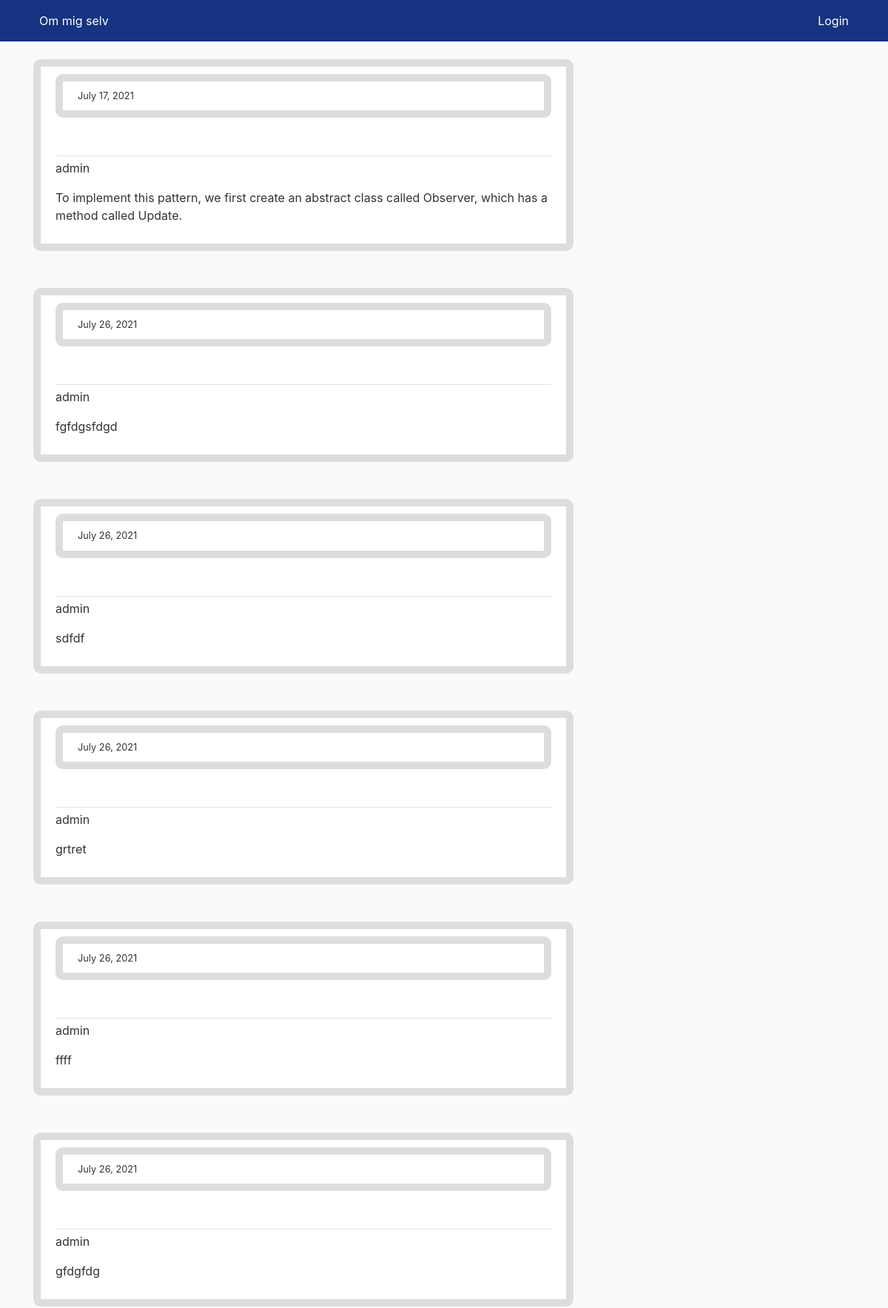
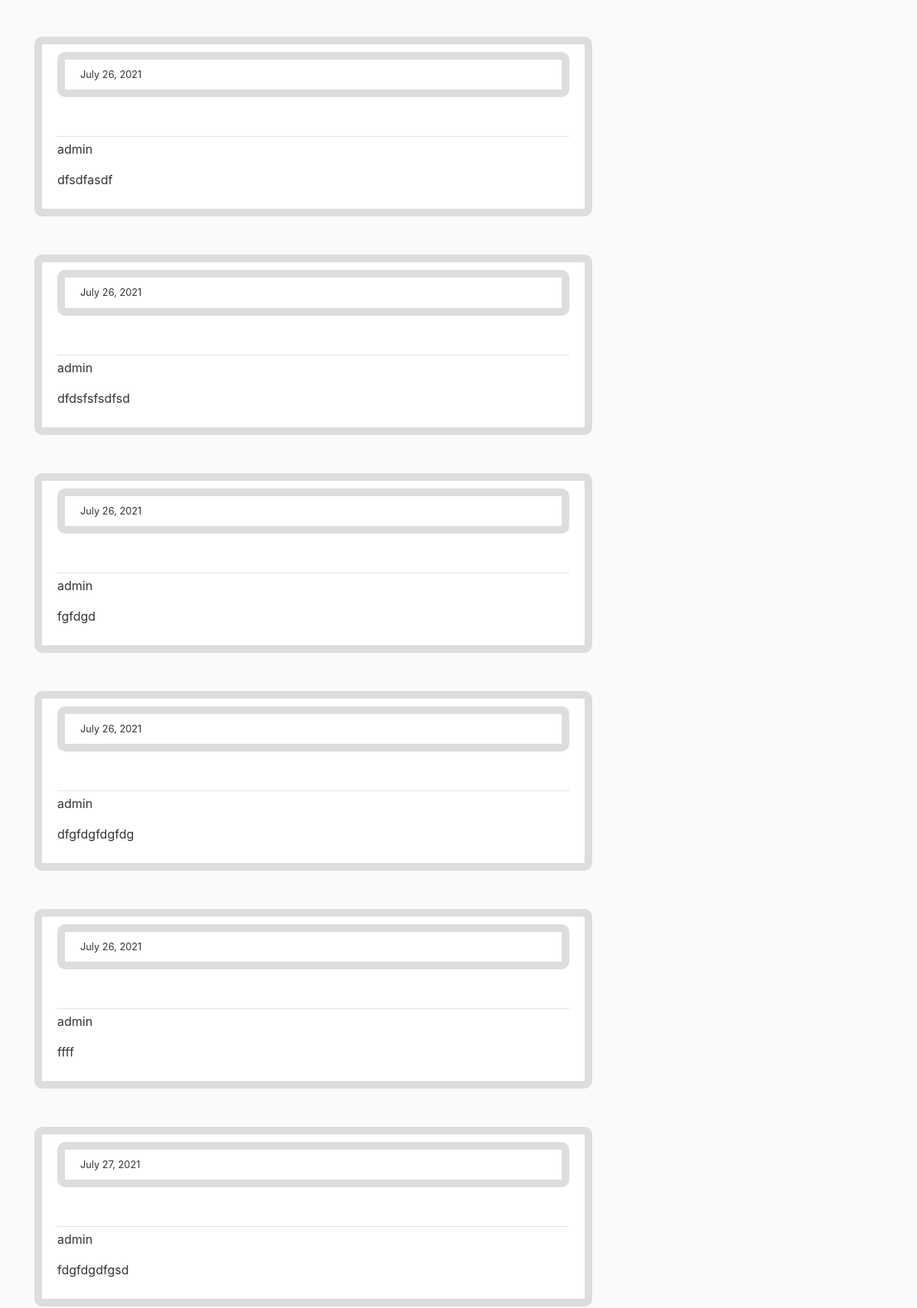
The page /blog/post/comments/4/ (upper part) on the database its author committed (2 pictures, top to bottom).
### blog/models.py (models this page shows, shortened)
class Comment(models.Model):
    content = models.TextField()
    date_posted = models.DateTimeField(default=timezone.now)
    author = models.ForeignKey(User, on_delete=models.CASCADE)  # on_delete gøre at hvis en bruger bliver slettet
    post = models.ForeignKey(Post, on_delete=models.CASCADE, related_name="post_comments")

### blog/views.py (the view)
# urls.py: path('post/comments/<int:id>/', PostCommentsView.as_view(), name='post-comments'),
class PostCommentsView(ListView):
    model = Comment
    template_name = 'blog/post_comments.html'
    def get_context_data(self, **kwargs):  # tag post-id og retunere data
        context = super(PostCommentsView, self).get_context_data(**kwargs)
        post = get_object_or_404(Post, id=self.kwargs['id'])
        context = {'comments': Comment.objects.filter(post=post.id)}
        return context

### blog/templates/blog/post_comments.html (shortened to what this page needs)
{% extends "blog/base.html" %}
{% block content %}
    {% for comment in comments %}
       <comment class="media content-section">
            <div class="media-body">
                <div class="article-metadata">
                    <p><small class="media content-section">{{ comment.date_posted|date:"F d, Y" }}</small></p>
                </div>
                <p> {{comment.author}}</p>
                <p> {{comment.content}}</p>
            </div>
       </comment>
    {% endfor %}
{% endblock content %}

### blog/static/css/main.css (style rules this page uses)
body { background: #fafafa; color: #333333; margin-top: 5rem; }
.content-section { background: #ffffff; padding: 10px 20px; border: 10px solid #dddddd; border-radius: 10px; margin-bottom: 50px; }
.article-metadata { padding-bottom: 1px; margin-bottom: 4px; border-bottom: 1px solid #e3e3e3 }

### rows shown on the page
Comment: date_posted "July 17, 2021", author "admin", content "To implement this pattern, we first create an abstract class called Observer, which has a method called Update."
Comment: date_posted "July 26, 2021", author "admin", content "fgfdgsfdgd"
Comment: date_posted "July 26, 2021", author "admin", content "sdfdf"
Comment: date_posted "July 26, 2021", author "admin", content "grtret"
Comment: date_posted "July 26, 2021", author "admin", content "ffff"
Comment: date_posted "July 26, 2021", author "admin", content "gfdgfdg"
Comment: date_posted "July 26, 2021", author "admin", content "dfsdfasdf"
Comment: date_posted "July 26, 2021", author "admin", content "dfdsfsfsdfsd"
Comment: date_posted "July 26, 2021", author "admin", content "fgfdgd"
Comment: date_posted "July 26, 2021", author "admin", content "dfgfdgfdgfdg"
Comment: date_posted "July 26, 2021", author "admin", content "ffff"
Comment: date_posted "July 27, 2021", author "admin", content "fdgfdgdfgsd"
